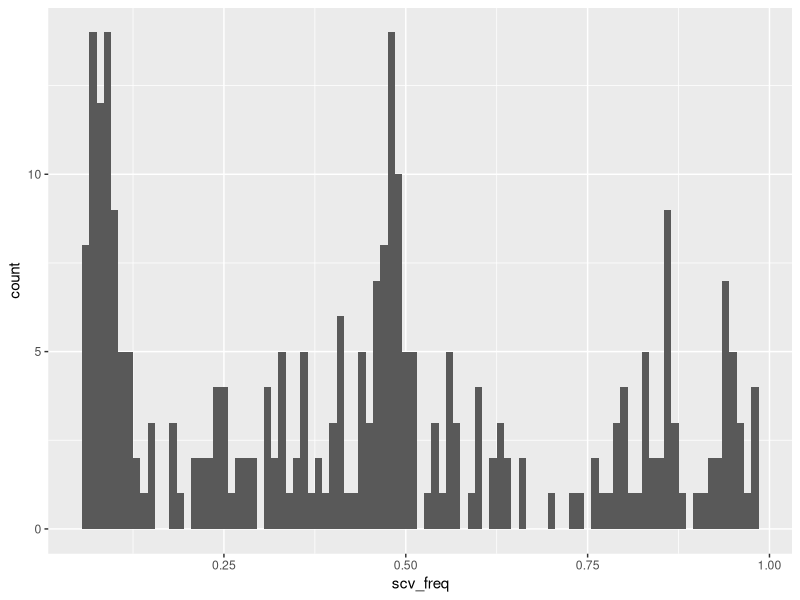
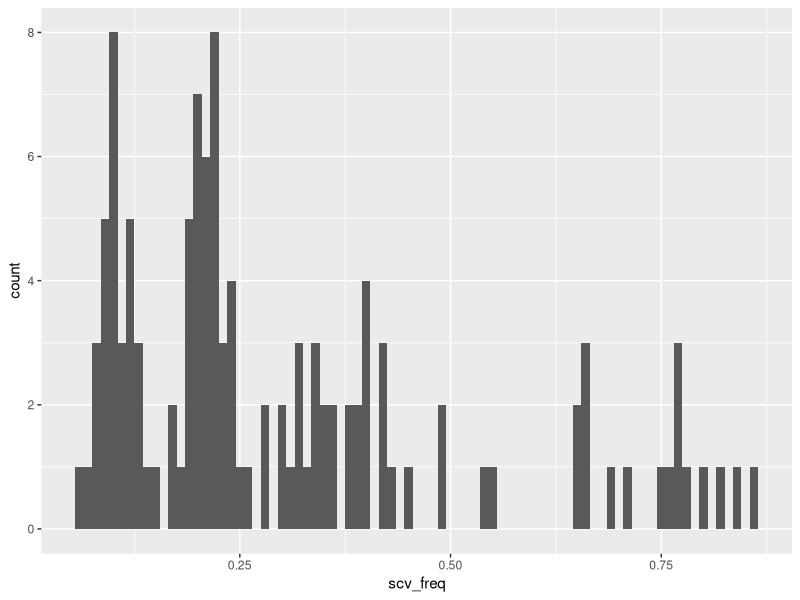
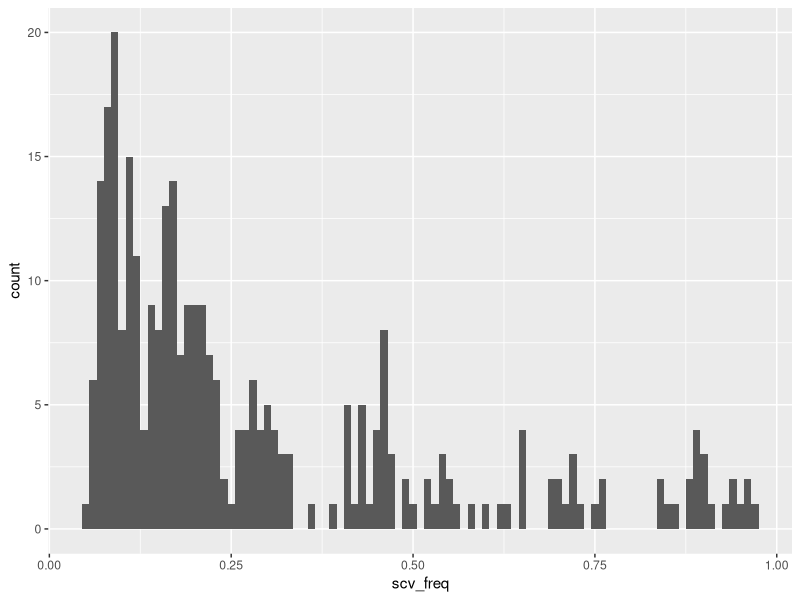
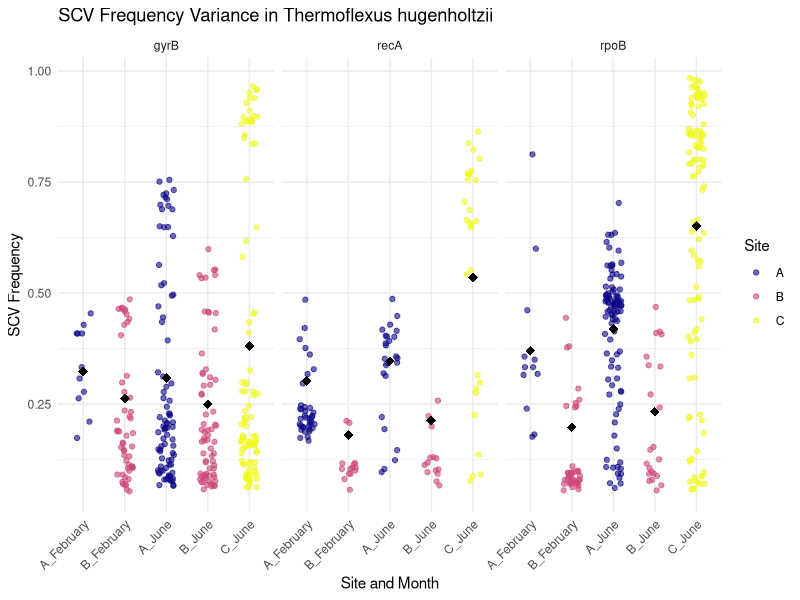

These charts were generated, in order, by the following R code:
## ---- chunk 1
library(ggplot2)
library(tidyverse)
library(glmmTMB)
## ---- chunk 2
#SCV dataset
scv <- read.csv("Thermo_Hugo_SCV.csv")
#str(scv)
## ---- chunk 3
# Checking for normality

rpoB_scv_data <- subset(scv, Gene_ID == "rpoB")
rpoB_scv_hist <- ggplot(rpoB_scv_data, aes(x = scv_freq)) +
  geom_histogram(binwidth = 0.01)
rpoB_scv_hist

recA_scv_data <- subset(scv, Gene_ID == "recA")
recA_scv_hist <- ggplot(recA_scv_data, aes(x = scv_freq)) +
  geom_histogram(binwidth = 0.01)
recA_scv_hist

gyrB_scv_data <- subset(scv, Gene_ID == "gyrB")
gyrB_scv_hist <- ggplot(gyrB_scv_data, aes(x = scv_freq)) +
  geom_histogram(binwidth = 0.01)
gyrB_scv_hist

# All non-normal
## ---- chunk 4
# SCV

# SCV Frequency GLM
SCV_GLMM <- glmmTMB(
  scv_freq ~ Gene_ID * Site + Gene_ID * Month,
  data = scv,
  family = beta_family()
)

# Add Model Predictions
scv$predicted <- predict(SCV_GLMM, type = "response")

# 3. Clean data
scv_clean <- scv %>%
  filter(!is.na(Month)) %>%
  mutate(
    Month = factor(trimws(as.character(Month))),  # Clean text and convert to factor
    SiteMonth = interaction(Site, Month, sep = "_")  # Create grouping variable
  )

# Order of x-axis
scv_clean$SiteMonth <- factor(scv_clean$SiteMonth,
  levels = c("A_February", "B_February", "A_June", "B_June", "C_June")
)
## ---- chunk 5

# Plot
SCV_Plot <-ggplot(scv_clean, aes(x = SiteMonth, y = scv_freq)) +
  geom_jitter(aes(color = Site), width = 0.2, alpha = 0.6) +
  stat_summary(aes(y = predicted), fun = mean, geom = "point",
               shape = 18, size = 3, color = "black") +
  facet_wrap(~ Gene_ID) +
  scale_color_viridis_d(option = "C") +
  labs(
    title = "SCV Frequency Variance in Thermoflexus hugenholtzii",
    x = "Site and Month",
    y = "SCV Frequency",
    color = "Site"
  ) +
  theme_minimal() +
  theme(axis.text.x = element_text(angle = 45, hjust = 1),
        legend.position = "right")
# Summary Statistics
SCV_Plot
summary(SCV_GLMM)
